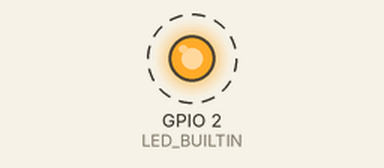
Simulated run of this sketch. Board: ESP32. On the bench: output pins drawn as LEDs (lit = HIGH). Dashed ring = blinking. WiFi joins after 1.5 s; servers stay silent unless stated; I2S audio is not simulated (input reads silence); not simulated (calls return 0 or success): secret.h; what the sketch prints to the serial monitor is not drawn.

Above: at 1.8 s.
Timing chart, 0 to 6.2 s (numbered marks = the images above):
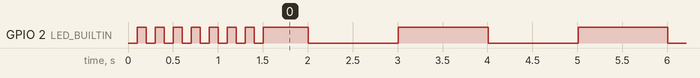

The sketch:

esp32_sph0645.ino
```cpp
/*
   Sketch for ESP32 board, like the NodeMCU 32S, LOLIN32 Lite, or the Adafruit Huzzah32
   connected to a SPH0645 I2S microphone

   See https://diyi0t.com/i2s-sound-tutorial-for-esp32/
   and https://docs.espressif.com/projects/esp-idf/en/latest/esp32/api-reference/peripherals/i2s.html

*/

#if not defined(ESP32)
#error This is a sketch for an ESP32 board, like the NodeMCU 32S, LOLIN32 Lite, or the Adafruit Huzzah32
#endif

#include <WiFi.h>
#include <WiFiUdp.h>
#include <driver/i2s.h>
#include <endian.h>
#include <math.h>

#include "secret.h"
#include "RunningStat.h"

#ifndef htonl
#define htonl htobe32
#endif

#ifndef htons
#define htons htobe16
#endif

#ifndef ntohl
#define htons be32toh
#endif

#ifndef ntohs
#define htons be16toh
#endif

#define USE_DHCP

#ifdef USE_DHCP
IPAddress localAddress(192, 168, 1, 100);
IPAddress gateway(192, 168, 1, 1);
IPAddress subnet(255, 255, 0, 0);
IPAddress primaryDNS(8, 8, 8, 8);   //optional
IPAddress secondaryDNS(8, 8, 4, 4); //optional
#endif

// this is for the remote UDP server
IPAddress sendAddress(192, 168, 1, 21);
const unsigned int sendPort = 4000;

// this is for the local UDP server
WiFiUDP Udp;
const unsigned int recvPort = 4001;

const unsigned int nMessage = 720;
const unsigned int nBuffer = 64;
const float decay = 0.1;
unsigned long lastBlink = 0;
unsigned long failedPackets = 0;
unsigned long previous = 0;
bool connected = false;
const unsigned int sampleRate = 22050;
float runningMean = -1;

struct message_t {
  uint32_t version = 1;
  uint32_t id = 0;
  uint32_t counter;
  uint32_t samples;
  int16_t data[nMessage];
} message __attribute__((packed));

struct response_t {
  uint32_t version = 1;
  uint32_t id = 0;
  uint32_t counter;
} response __attribute__((packed));

const i2s_port_t I2S_PORT = I2S_NUM_0;

RunningStat shortstat;
RunningStat longstat;

void WiFiEvent(WiFiEvent_t event) {
  switch (event) {
    case SYSTEM_EVENT_STA_GOT_IP:
      Serial.println("");
      Serial.println("WiFi connected.");
      Serial.println("IP address: ");
      Serial.println(WiFi.localIP());
      Udp.begin(WiFi.localIP(), recvPort);
      connected = true;
      break;
    case SYSTEM_EVENT_STA_DISCONNECTED:
      Serial.println("WiFi lost connection.");
      connected = false;
      break;
    default: break;
  }
}

void print_binary(uint32_t val) {
  for (int l = 31; l >= 24; l--) {
    uint8_t b = (val >> l) & 0x01;
    Serial.print(b);
  }
  Serial.print(' ');
  for (int l = 23; l >= 16; l--) {
    uint8_t b = (val >> l) & 0x01;
    Serial.print(b);
  }
  Serial.print(' ');
  for (int l = 15; l >= 8; l--) {
    uint8_t b = (val >> l) & 0x01;
    Serial.print(b);
  }
  Serial.print(' ');
  for (int l = 7; l >= 0; l--) {
    uint8_t b = (val >> l) & 0x01;
    Serial.print(b);
  }
  Serial.println();
}

void setup() {
  esp_err_t err;

  Serial.begin(115200);

  // initialize status LED
  pinMode(LED_BUILTIN, OUTPUT);
  lastBlink = millis();

  // delete old config
  WiFi.disconnect(true);

  //register event handler
  WiFi.onEvent(WiFiEvent);

#ifndef USE_DHCP
  if (!WiFi.config(localAddress, gateway, subnet, primaryDNS, secondaryDNS)) {
    Serial.println("STA Failed to configure");
    while (true);
  }
#endif

  //Initiate connection
  Serial.println("Connecting to WiFi network: " + String(ssid));
  WiFi.begin(ssid, password);
  Serial.println("Waiting for WIFI connection...");

  while (WiFi.status() != WL_CONNECTED) {
    digitalWrite(LED_BUILTIN, LOW);
    delay(100);
    digitalWrite(LED_BUILTIN, HIGH);
    delay(100);
    digitalWrite(LED_BUILTIN, LOW);
    delay(100);
    digitalWrite(LED_BUILTIN, HIGH);
    delay(100);
  }

  // The I2S config as per the example
  const i2s_config_t i2s_config = {
    .mode = i2s_mode_t(I2S_MODE_MASTER | I2S_MODE_RX),  // receive, not transfer
    .sample_rate = sampleRate,                          // sampling rate
    .bits_per_sample = I2S_BITS_PER_SAMPLE_32BIT,       // could only get it to work with 32bits
    .channel_format = I2S_CHANNEL_FMT_ONLY_LEFT,        // channel to use
    .communication_format = i2s_comm_format_t(I2S_COMM_FORMAT_I2S | I2S_COMM_FORMAT_I2S_MSB),
    .intr_alloc_flags = ESP_INTR_FLAG_LEVEL1,           // interrupt level 1
    .dma_buf_count = 16,                                // number of buffers, 128 max.
    .dma_buf_len = nBuffer                              // samples per buffer (minimum is 8)
  };

  // setup for the NODEMCU32
  const i2s_pin_config_t NODEMCU32_pin_config = {
    .bck_io_num = 26,                   // Serial Clock (BCLK on the SPH0645)
    .ws_io_num = 25,                    // Word Select  (LRCL on the SPH0645)
    .data_out_num = I2S_PIN_NO_CHANGE,  // not used     (only for speakers)
    .data_in_num = 33                   // Serial Data  (DOUT on the SPH0645)
  };

  // setup for the HUZZAH32
  const i2s_pin_config_t HUZZAH32_pin_config = {
    .bck_io_num = 32,                   // Serial Clock (BCLK on the SPH0645)
    .ws_io_num = 22,                    // Word Select  (LRCL on the SPH0645)
    .data_out_num = I2S_PIN_NO_CHANGE,  // not used     (only for speakers)
    .data_in_num = 14                   // Serial Data  (DOUT on the SPH0645)
  };

  // Configuring the I2S driver and pins.
  // This function must be called before any I2S driver read/write operations.
  err = i2s_driver_install(I2S_PORT, &i2s_config, 0, NULL);
  if (err != ESP_OK) {
    Serial.printf("Failed installing driver: %d\n", err);
    while (true);
  }
  Serial.println("I2S driver installed.");

  err = i2s_set_pin(I2S_PORT, &NODEMCU32_pin_config);
  if (err != ESP_OK) {
    Serial.printf("Failed setting pin: %d\n", err);
    while (true);
  }
  Serial.println("I2S pins set.");

  // use the last digit of the IP address as identifier
  message.id = WiFi.localIP()[3];

} // setup

void loop() {
  esp_err_t err;
  uint32_t bytes_read;
  uint32_t buffer[nBuffer];

  if ((millis() - lastBlink) > 2000) {
    digitalWrite(LED_BUILTIN, LOW);
    lastBlink = millis();
  }
  else if ((millis() - lastBlink) > 1000) {
    digitalWrite(LED_BUILTIN, HIGH);
  }

  size_t samples = nMessage - message.samples;

  if (samples > nBuffer) {
    // do not read more than nBuffer at a time
    samples = nBuffer;
  }

  err = i2s_read(I2S_PORT, buffer, samples * 4, &bytes_read, 0);

  if (err == ESP_OK) {
    for (unsigned int sample; sample < bytes_read / 4; sample++) {

      uint32_t value = buffer[sample];
      value = value >> 14;  // convert to 18 bit
      value = value >> 3;   // convert to 15 bit

      if (runningMean < 0) {
        runningMean = value;
      }
      else {
        runningMean = decay * value + (1 - decay) * runningMean;
      }

      int16_t demeaned = ((float)value - (float)runningMean);

      message.data[message.samples] = htons(demeaned);
      message.samples++;

      shortstat.Push(demeaned);
      longstat.Push(demeaned);
    }

    if (message.samples == nMessage) {

      /*
        Serial.print(message.version); Serial.print(", ");
        Serial.print(message.counter); Serial.print(", ");
        Serial.print(message.samples); Serial.print(", ");
        Serial.print(ntohs(message.data[0])); Serial.println();

        Serial.print(shortstat.Min());
        Serial.print(", ");
        Serial.print(shortstat.Mean());
        Serial.print(", ");
        Serial.println(shortstat.Max());
      */

      if (connected) {
        Udp.beginPacket(sendAddress, sendPort);
        Udp.write((uint8_t *)(&message), sizeof(message));
        Udp.endPacket();
      }

      shortstat.Clear();
      message.counter++;
      message.samples = 0;
    }
  }

  // receive incoming UDP packets
  int packetSize = Udp.parsePacket();
  if (packetSize) {
    // Serial.printf("Received %d bytes from %s, port %d\n", packetSize, Udp.remoteIP().toString().c_str(), Udp.remotePort());
    int len = Udp.read((char *) &response, sizeof(response));
    if (len == sizeof(response)) {
      if (response.counter != previous+1) {
        failedPackets++;
        Serial.print("missing response: ");
        Serial.print(previous);
        Serial.print(", ");
        Serial.print(response.counter);
        Serial.println();
      }
      previous = response.counter;
    }
  }

} // loop
```

RunningStat.h
```cpp
/*
   See https://www.johndcook.com/blog/standard_deviation/
*/

class RunningStat
{
  public:
    RunningStat() : m_n(0) {}

    void Clear()
    {
      m_n = 0;
    }

    void Push(double x)
    {
      m_n++;

      // See Knuth TAOCP vol 2, 3rd edition, page 232
      if (m_n == 1)
      {
        m_oldM = m_newM = x;
        m_oldS = 0.0;
      }
      else
      {
        m_newM = m_oldM + (x - m_oldM) / m_n;
        m_newS = m_oldS + (x - m_oldM) * (x - m_newM);

        // set up for next iteration
        m_oldM = m_newM;
        m_oldS = m_newS;
      }

      if (m_n == 1) {
        m_min = x;
        m_max = x;
      }
      else {
        m_min = (x < m_min ? x : m_min);
        m_max = (x > m_max ? x : m_max);
      }
    }

    int NumDataValues() const
    {
      return m_n;
    }

    double Mean() const
    {
      return (m_n > 0) ? m_newM : 0.0;
    }

    double Variance() const
    {
      return ( (m_n > 1) ? m_newS / (m_n - 1) : 0.0 );
    }

    double StandardDeviation() const
    {
      return sqrt( Variance() );
    }

    double Min() const
    {
      return m_min;
    }

    double Max() const
    {
      return m_max;
    }

  private:
    int m_n;
    double m_oldM, m_newM, m_oldS, m_newS, m_min, m_max;
};
```

compress.cpp
```cpp
#include <Arduino.h>

uint32_t compress(uint32_t *data, uint32_t nsamples, uint8_t *dest) {
  uint32_t nbytes = 0;
  uint32_t *ptr = (uint32_t *)dest;
  for (int i; i < nsamples; i++) {
    ptr[i] = data[i];
    nbytes += 4;
  }
  return nbytes;
} // compress


uint32_t decompress(uint32_t *dest, uint32_t nsamples, uint8_t *data) {
  uint32_t nbytes = 0;
  uint32_t *ptr = (uint32_t *)data;
  for (int i; i < nsamples; i++) {
    dest[i] = ptr[i];
    nbytes += 4;
  }
  return nbytes;
} // decompress
```

Measured:
- by itself, GPIO 2 (LED_BUILTIN): goes 6 × (LOW 0.10 s, HIGH 0.10 s), LOW 0.10 s, HIGH 0.50 s, 63 × (LOW 1.0 s, HIGH 1.0 s), LOW 1.0 s, then HIGH
